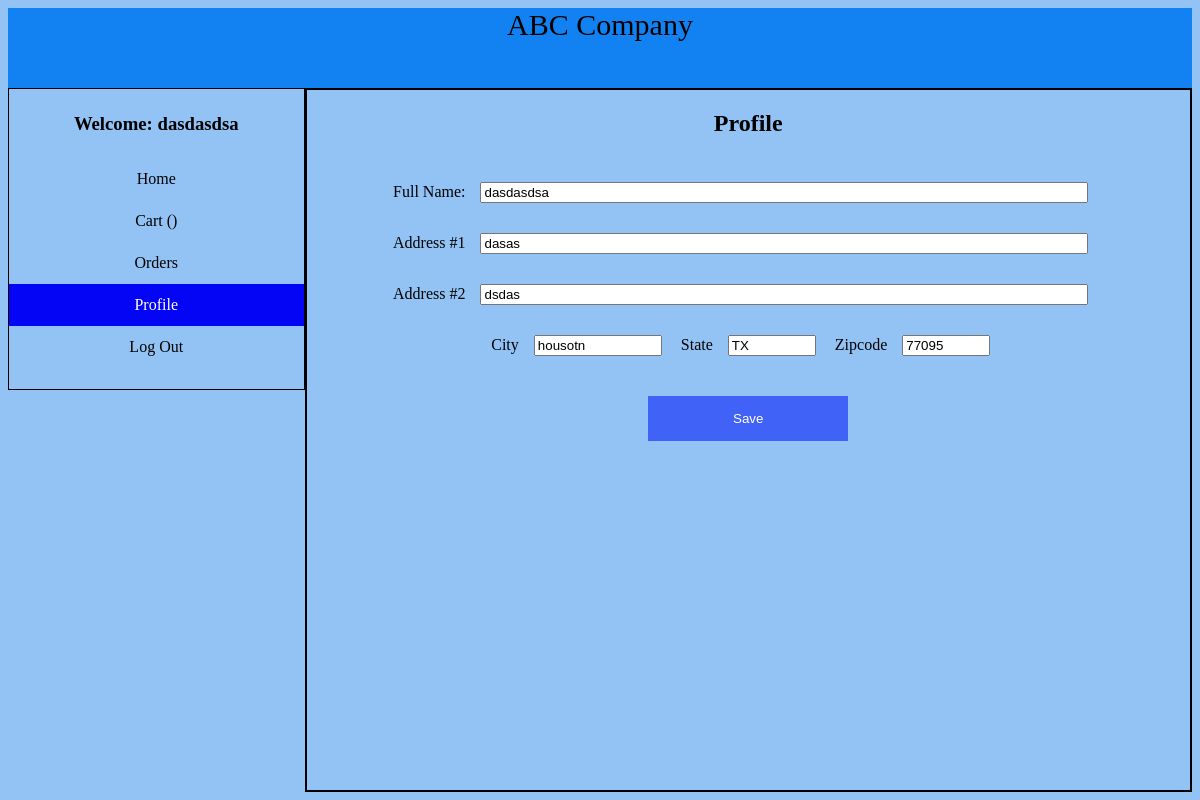
The page /profile.php (signed in) on the database as committed earlier.
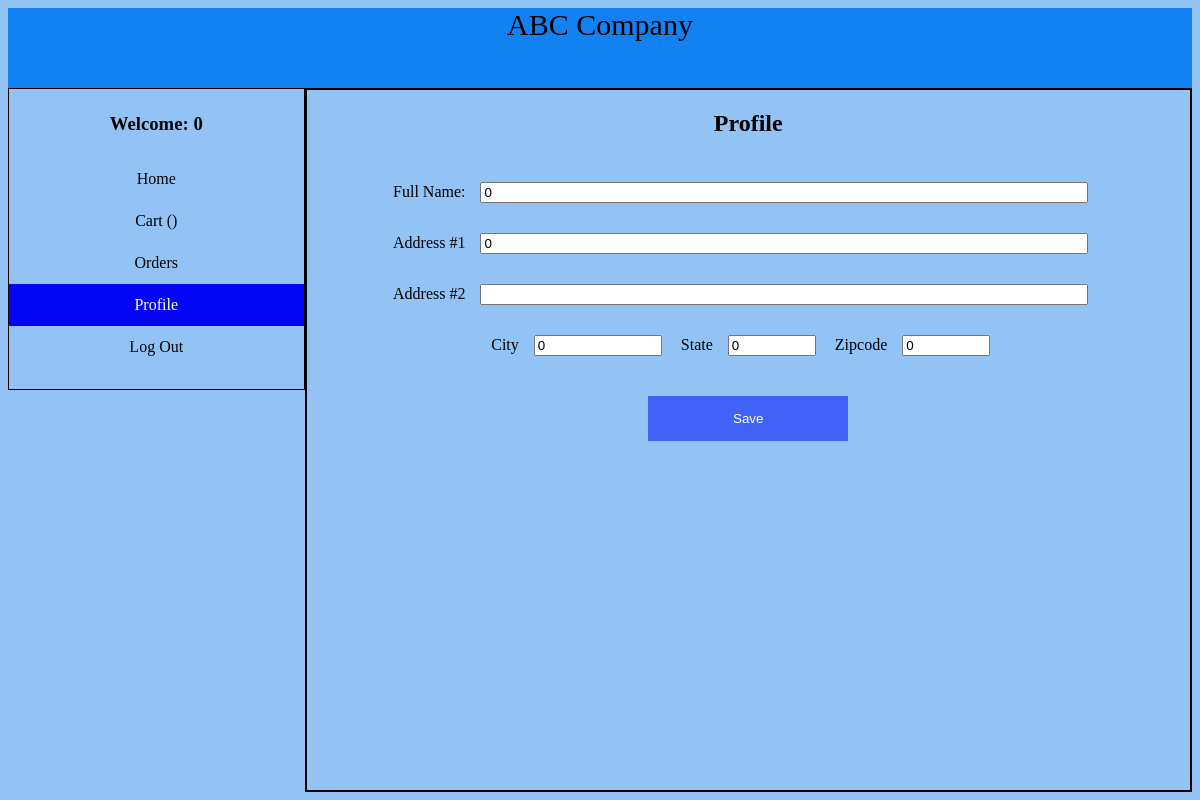
The same page on the database as committed later.
### tables this page shows
CREATE TABLE `user_profiles` (
  `userid` int(11) NOT NULL,
  `name` text DEFAULT '0',
  `address1` text DEFAULT '0',
  `address2` text DEFAULT '0',
  `city` text DEFAULT '0',
  `state` text DEFAULT '0',
  `zipcode` int(5) DEFAULT 0
);

### profile.php (the view, shortened to what this page needs)
<?php
require 'connect.php';
$name = '#';
$address1 = '#';
$address2 = '#';
$city = '#';
$state = '#';
$zipcode = '#';
try {
    $userid = $_SESSION['userid'];
    $sql = "SELECT * FROM user_profiles WHERE userid LIKE '$userid'";
    $statement = $conn->query($sql);
    $results = $statement->fetchAll(PDO::FETCH_ASSOC);
    if ($results) {
        foreach ($results as $result) {
            $name = $result['name'];
            $address1 = $result['address1'];
            if ($result['address2'] == '0') {
                $address2 = '';
            } else {
                $address2 = $result['address2'];
            }
            $city = $result['city'];
            $state = $result['state'];
            $zipcode = $result['zipcode'];
        }
    }
} catch (PDOException $error) {
    echo "#";
}
?>
<!DOCTYPE html>
<html>
<head>
    <link rel="stylesheet" href="CSS/dashboard.css">
    <link rel="stylesheet" href="CSS/profile.css">
</head>
<body>
    <header id="company_name">
        ABC Company
    </header>
    <section id="section1">
        <div id="left_box">
            <div style="text-align:center; padding: 5px;"><label for=" name">
                    <h3><b>Welcome:</b>
                </label><?php echo $name ?></h3>
            </div>
            <div class="vertical-menu">
                <a href="dashboard.php">Home</a>
                <a href="Cart.php">Cart (<?php echo $_SESSION['numberOfOrder'] ?>)</a>
                <a href="orders.php">Orders</a>
                <a href="profile.php" class="active">Profile</a>
                <a onclick="showConfirm()">Log Out</a>
            </div>
        </div>
        <div id="right_box">
            <h2 style="text-align: center;">Profile</h2>
            <form style="padding: 10px; text-align: center;" action="profile_filling_action.php" method="POST">
                <label for="name">Full Name:</label><input id="input_field" name="name" type="text"
                    value="<?php echo $name ?>" required><br>
                <label for="address1">Address #1</label><input id="input_field" name="address1" type="text"
                    value="<?php echo $address1 ?>" required><br>
                <label for="address2">Address #2</label><input id="input_field" name="address2" type="text"
                    value="<?php echo $address2 ?>"><br>
                <label for="city">City</label><input id="input_field" name="city" type="text" style="width: 120px;"
                    value="<?php echo $city ?>" required>
                <label for="state">State</label><input id="input_field" name="state" style="width: 80px;" type="text"
                    value="<?php echo $state ?>" required>
                <label for="zipcode">Zipcode</label><input id="input_field" name="zipcode" style="width: 80px;"
                    maxlength="5" type="number" value="<?php echo $zipcode ?>" required>
                <div style="text-align: center;"><button type="submit" name="pf_submit_button">Save</button>
                </div>
            </form>
        </div>
    </section>
</body>
</html>

Rows that differ between the two databases and show on the page:
changed user_profiles: name "dasdasdsa" → "0"; address1 "dasas" → "0"; city "housotn" → "0"; state "TX" → "0"; zipcode "77095" → "0"; address2 "dsdas" → (not shown)
